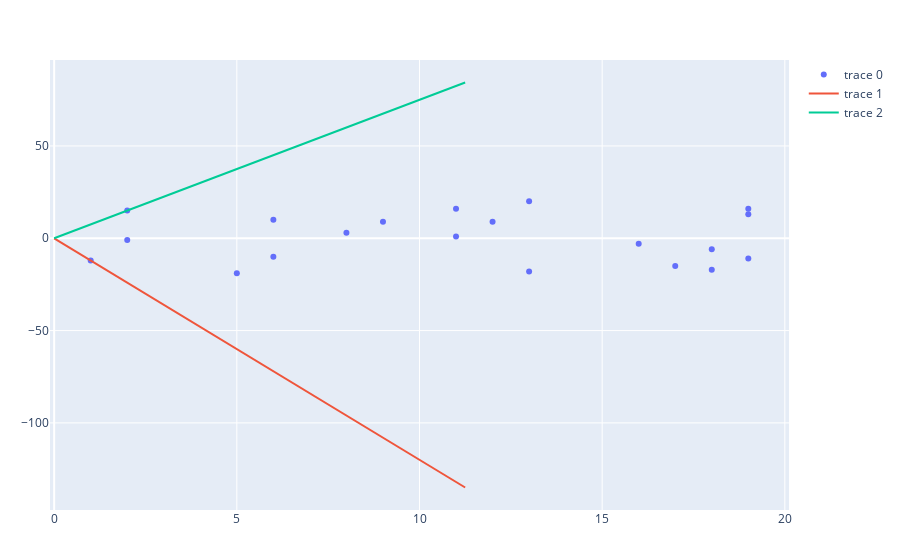

The notebook cell saved with this chart:
### Code cell
FinalConicHull(m3)

### Figure 1 — Plotly figure (JSON) as saved in the notebook; plotly's stock layout.template omitted (floating-point values rounded to 4 significant figures)
{"data": [{"mode": "markers", "type": "scatter", "x": [18, 18, 2, 19, 13, 1, 11, 13, 12, 6, 5, 9, 6, 2, 16, 17, 11, 19, 8, 19], "y": [-6, -17, 15, -11, 20, -12, 1, -18, 9, 10, -19, 9, -10, -1, -3, -15, 16, 16, 3, 13]}, {"mode": "lines", "type": "scatter", "x": [11.25, 0], "y": [-135, 0]}, {"mode": "lines", "type": "scatter", "x": [11.25, 0], "y": [84.38, 0]}], "layout": {"margin": {"b": 50, "l": 50, "r": 50, "t": 60}}}
